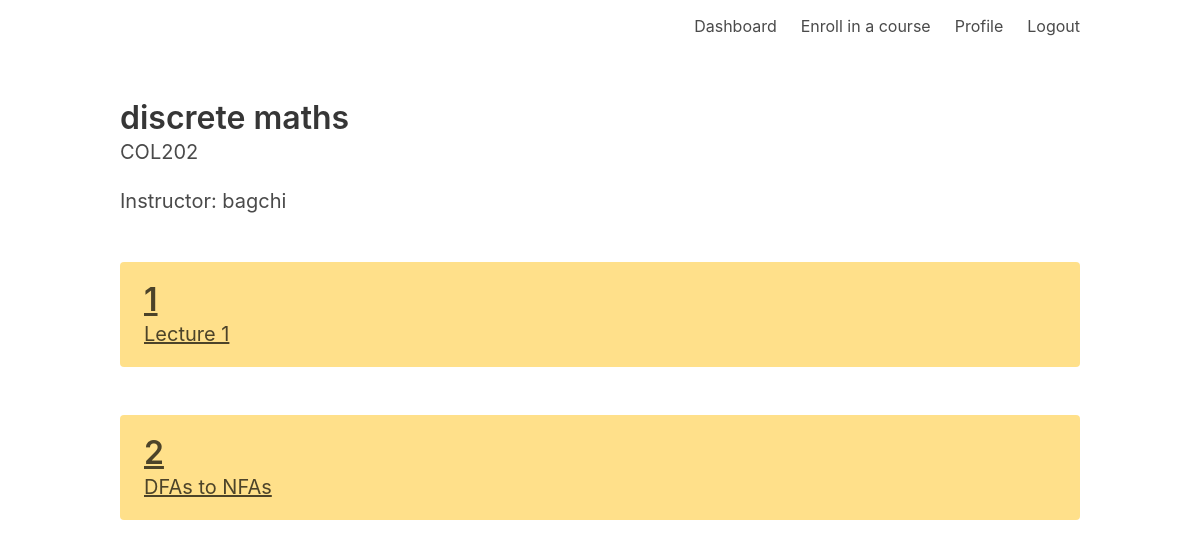
The page /course/COL202 (signed in) on the database its author committed.
### models.py (models this page shows)
class Course(db.Model):
    id = db.Column(db.Integer, primary_key=True)
    code = db.Column(db.String(10), unique=True)
    name = db.Column(db.String(1000))
    instructor_id = db.Column(db.Integer)
    reg_code = db.Column(db.String(1000))
    is_active = db.Column(db.Boolean)

class User(UserMixin, db.Model):
    id = db.Column(db.Integer, primary_key=True) # primary keys are required by SQLAlchemy
    email = db.Column(db.String(100), unique=True)
    password = db.Column(db.String(100))
    name = db.Column(db.String(1000))
    is_instructor = db.Column(db.Boolean)

class Lecture(db.Model):
    id = db.Column(db.Integer, primary_key=True)
    course_id = db.Column(db.Integer)
    lecture_no = db.Column(db.Integer)
    name = db.Column(db.String(1000))

### main.py (the view)
@main.route('/course/<code>')
@login_required
def course(code):
    course = Course.query.filter_by(code=code).first()
    if not course:
        return render_template('404.html')
    if current_user.is_instructor:
        if course.instructor_id != current_user.id:
            return 'Invalid access'
    else:
        user_course = User_Course.query.filter_by(course_id=course.id,user_id=current_user.id).first()
        if not user_course:
            return 'Invalid access'
    instructor = User.query.filter_by(id=course.instructor_id).first().name
    lectures=Lecture.query.filter_by(course_id=course.id)
    return render_template('course_page.html', course=course, instructor=instructor, admin_access=current_user.is_instructor, lectures=lectures)

### __init__.py (called while the page is built)
def create_app():
    app = Flask(__name__)
    app.register_error_handler(404, page_not_found)
    app.config['SECRET_KEY'] = 'secret-key-goes-here'
    app.config['SQLALCHEMY_DATABASE_URI'] = 'sqlite:///db.sqlite'
    app.config['SQLALCHEMY_TRACK_MODIFICATIONS'] = False
    app.config['MAX_CONTENT_PATH'] = 1000000
    db.init_app(app)
    login_manager = LoginManager()
    login_manager.login_view = 'auth.login'
    login_manager.init_app(app)
    from .models import User
    @login_manager.user_loader
    def load_user(user_id):
        return User.query.get(int(user_id))
    from .auth import auth as auth_blueprint
    app.register_blueprint(auth_blueprint)
    from .main import main as main_blueprint
    app.register_blueprint(main_blueprint)
    return app

### templates/course_page.html (shortened to what this page needs)
{% extends "base.html" %}
{% block content %}
<h1 class="title">
    {{course.name}}
</h1>
<h1 class='subtitle'>
    {{course.code}}
</h1>
<h1 class='subtitle'>
    Instructor: {{instructor}}
</h1>
{% for lecture in lectures %}
<br>
<article class="tile is-vertical notification is-warning">
    <a href='/lecture/{{lecture.id}}'>
      <p class="title">{{lecture.lecture_no}}</p>
      <p class="subtitle">{{lecture.name}}</p>
</a>
</article>
{% endfor %}
{% endblock %}

### rows shown on the page
Course: name "discrete maths", code "COL202"
User: name "bagchi"
Lecture: lecture_no "1", name "Lecture 1"
Lecture: lecture_no "2", name "DFAs to NFAs"
